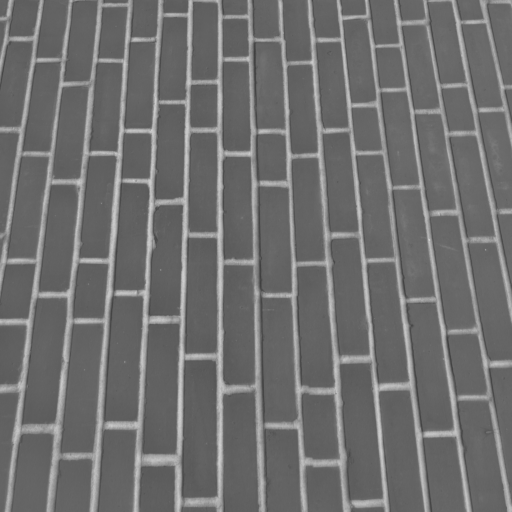
#> input picture skimage.data.brick(), 512 x 512 px
$ python final_visual_corrections.py
#> lines starting #> are read from the running program, lines starting #| are printed output that depends on the picture; after the words box and inside, x2 and y2 are one past the last pixel; in counts of white or black regions, pixels touching at a corner belong together; long printed decimals are rounded
### manuscript/integrated_2026-11-17/code/multithreshold_directors.py
"""Reproducible multi-cutoff Z2->S2->tensor director study; no model fitting.
The positive-semidefinite tensors are summed before diagonalization, never directors.
Segments are dense and their LENGTH encodes eigenvalue gap (anisotropy strength).
Original image copyright-uncertain photos are excluded.
"""
import sys,csv
from pathlib import Path
import numpy as np
import scipy.ndimage as ndi
from PIL import Image
from matplotlib.collections import LineCollection
import matplotlib.pyplot as plt
from skimage import data,transform,filters

HERE=Path(__file__).resolve().parents[1]
sys.path.insert(0,str(HERE/'code'))
from real_image_examples import generate_field,normalize_0_1,img_rotate,axis_mean,angle_delta,roi_center,synthetic_strata,retina_vessel_input
from additional_pilots import synthetic_collagen, synthetic_weave, synthetic_wood, synthetic_leaf, synthetic_buildings

plt.rcParams.update({'font.size':8,'pdf.fonttype':42,'ps.fonttype':42,'savefig.bbox':'tight'})


def resize_gray(a,shape=(320,320)):
    arr=np.asarray(a)
    if arr.ndim==3:
        arr=(arr.astype(float)[...,:3]*np.array([.2989,.587,.114])).sum(axis=-1)
    if arr.max()>1.5: arr=arr/255.0
    return transform.resize(arr,shape,anti_aliasing=True,preserve_range=True).astype('float32').clip(0,1)


def multi_field(img, sigma=8, thresholds=(.15,.325,.5,.675,.85), smooth=.8):
    # Quantile-based multi cutoff: retains tonal domain structure, no Otsu single threshold.
    sm=ndi.gaussian_filter(img,smooth)
    cuts=np.unique(np.quantile(sm,thresholds))
    Mrr=Mcc=Mrc=None
    activations=[]
    for q in cuts:
        mask=sm>q
        frac=mask.mean()
        if frac<.005 or frac>.995: continue
        vr,vc,s=generate_field(mask,nsteps=30)
        # M carries magnitude and orientation; Gaussian convolution of outer products.
        rr=ndi.gaussian_filter(vr*vr,sigma)
        cc=ndi.gaussian_filter(vc*vc,sigma)
        rc=ndi.gaussian_filter(vr*vc,sigma)
        if Mrr is None: Mrr=np.zeros_like(rr);Mcc=np.zeros_like(cc);Mrc=np.zeros_like(rc)
        Mrr+=rr;Mcc+=cc;Mrc+=rc
        activations.append(float(frac))
    if not activations: raise RuntimeError('no useful threshold')
    Mrr/=len(activations);Mcc/=len(activations);Mrc/=len(activations)
    trace=Mrr+Mcc
    gap=np.hypot(Mcc-Mrr,2*Mrc)
    coherence=gap/(trace+1e-12)
    normal=(.5*np.degrees(np.arctan2(-2*Mrc,Mcc-Mrr)))%180
    tang=(normal+90)%180
    return {'tangent':tang,'gap':gap,'trace':trace,'coherence':coherence,'cuts':cuts,'n':len(activations),'Mrr':Mrr,'Mcc':Mcc,'Mrc':Mrc}


# [11 lines left out: function structure_tensor, not called in this run]


def strength_segments(ax,img,res,step=8,gate=.28,max_length=13,color='#ffe54b',scale95=None):
    H,W=img.shape
    yy,xx=np.mgrid[step//2:H:step,step//2:W:step]
    a=res['tangent'][yy,xx]; coherence=res['coherence'][yy,xx]
    amp=res['gap'][yy,xx]
    # Use a global normalization set by the entire field, not each selected point.
    s95=float(np.percentile(res['gap'],95)) if scale95 is None else float(scale95)
    mag=np.clip(amp/max(s95,1e-10),0,1)
    valid=(coherence>=gate)&(mag>=.07)
    L=(1.4+max_length*mag[valid])
    u=np.cos(np.deg2rad(a[valid]));v=-np.sin(np.deg2rad(a[valid]))
    xc=xx[valid];yc=yy[valid]
    seg=np.stack([np.stack([xc-.5*L*u,yc-.5*L*v],axis=-1),np.stack([xc+.5*L*u,yc+.5*L*v],axis=-1)],axis=1)
    ax.imshow(img,cmap='gray',vmin=0,vmax=1)
    ax.add_collection(LineCollection(seg,colors=color,linewidths=.85,alpha=.92))
    ax.axis('off')
    return float(np.mean(valid)),s95


# [104 lines left out: functions equivariance, construct_cases, run, not called in this run]

# [2 lines that do not run on import are left out]

### manuscript/integrated_2026-11-17/code/real_image_examples.py
"""Reproducible, newly evaluated REAL CC0 image PBGIA examples.

Inputs: scikit-image 0.26.0 bundled data: brick, grass, retina.
Each is documented as CC0 in skimage.data function docstrings.
No images supplied by the user or third-party copyright-uncertain photos are used.

Output: manuscript PDF figures and CSV of rotation-equivariance measures.
This is a NEW exploratory pilot, not part of the frozen final PBGIA benchmark.
"""
import csv
from pathlib import Path
import numpy as np
import scipy.ndimage as ndi
from skimage import data, color, filters, transform
from skimage.filters import frangi, threshold_otsu
import matplotlib
matplotlib.use('Agg')
import matplotlib.pyplot as plt

OUT=Path(__file__).resolve().parents[1]
(OUT/'figures').mkdir(exist_ok=True)
(OUT/'data').mkdir(exist_ok=True)
(OUT/'source_images').mkdir(exist_ok=True)
plt.rcParams.update({'font.size':9,'pdf.fonttype':42,'ps.fonttype':42,'savefig.bbox':'tight'})


def normalize_0_1(a):
    a=np.asarray(a,dtype=np.float32)
    return np.clip(a/255.0,0,1)


# [4 lines left out: function rasterize, not called in this run]


def generate_field(mask,nsteps=30,J=1.0,D=1.0,h=2.0,w_init=2.3):
    """2D PBGIA central-gradient synchronized normalized alignment.
       Grid: axis 0 is image row, axis 1 image column; periodic dynamics.
    """
    b=np.asarray(mask,bool)
    f=np.where(b,1.0,-1.0).astype(np.float32)
    xi=ndi.distance_transform_edt(b)-ndi.distance_transform_edt(~b)
    s=np.tanh(xi/w_init).astype(np.float32)
    dr=(np.roll(s,-1,0)-np.roll(s,1,0))*0.5
    dc=(np.roll(s,-1,1)-np.roll(s,1,1))*0.5
    norm=np.sqrt(dr*dr+dc*dc)
    scale=np.sqrt(np.maximum(0,1-s*s))/np.maximum(norm,1e-12)
    vr=dr*scale; vc=dc*scale
    for t in range(nsteps):
        Hr=J*(np.roll(vr,-1,0)+np.roll(vr,1,0)+np.roll(vr,-1,1)+np.roll(vr,1,1))
        Hc=J*(np.roll(vc,-1,0)+np.roll(vc,1,0)+np.roll(vc,-1,1)+np.roll(vc,1,1))
        Hs=J*(np.roll(s,-1,0)+np.roll(s,1,0)+np.roll(s,-1,1)+np.roll(s,1,1))+h*f
        Hr+=D*(np.roll(s,-1,0)-np.roll(s,1,0))*0.5
        Hc+=D*(np.roll(s,-1,1)-np.roll(s,1,1))*0.5
        H=np.sqrt(Hr*Hr+Hc*Hc+Hs*Hs)
        valid=H>1e-12
        vr=np.where(valid,Hr/np.maximum(H,1e-12),vr)
        vc=np.where(valid,Hc/np.maximum(H,1e-12),vc)
        s=np.where(valid,Hs/np.maximum(H,1e-12),s)
    return vr,vc,s


# [18 lines left out: functions tensor_from_vector, image_st, not called in this run]


def angle_delta(a,b):
    return (a-b+90.)%180.-90.


def axis_mean(theta,weights,roi=None):
    # axial circular mean in 0-180 deg
    w=np.asarray(weights,dtype=np.float64)
    if roi is not None: w=w*np.asarray(roi)
    x=np.sum(w*np.cos(2*np.deg2rad(theta)))
    y=np.sum(w*np.sin(2*np.deg2rad(theta)))
    angle=(0.5*np.degrees(np.arctan2(y,x)))%180
    order=np.hypot(x,y)/max(np.sum(w),1e-15)
    return float(angle),float(order)


def img_rotate(img,theta):
    return ndi.rotate(img,float(theta),reshape=False,order=1,mode='reflect',prefilter=False)


def roi_center(shape,fraction=.65):
    R,C=shape; cy,cx=np.ogrid[:R,:C]
    return ((cy-R/2)/(R*fraction/2))**2+((cx-C/2)/(C*fraction/2))**2 < 1


# [21 lines left out: functions process_real, field_overlay, not called in this run]


def crop_mid(a,frac=.78):
    H,W=a.shape[:2]; h=int(H*frac); w=int(W*frac)
    return a[(H-h)//2:(H+h)//2,(W-w)//2:(W+w)//2]


# [143 lines left out: functions retina_vessel_input, synthetic_strata, make_figures, not called in this run]

# [1 lines that do not run on import are left out]

### manuscript/integrated_2026-11-17/code/final_visual_corrections.py
"""Correct Fig1 wall normal width; crop to common valid ROI in brick deskew."""
from pathlib import Path
import sys
import numpy as np, scipy.ndimage as ndi
import matplotlib
matplotlib.use('Agg')
import matplotlib.pyplot as plt
from matplotlib.collections import LineCollection
from skimage import data
OUT=Path(__file__).resolve().parents[1];sys.path.insert(0,str(OUT/'code'))
from multithreshold_directors import multi_field, strength_segments, resize_gray
from real_image_examples import img_rotate,axis_mean,angle_delta,roi_center
plt.rcParams.update({'font.size':9,'pdf.fonttype':42,'savefig.bbox':'tight'})
# Fig 1 is an illustration of exact circular offset, not simulated 2D
n=260;R=60;yy,xx=np.mgrid[:n,:n];x=xx-(n-1)/2;y=yy-(n-1)/2
u=R-np.hypot(x,y);f=np.where(u>=0,1.,-1.)
s=np.tanh(u/3)
spin=np.stack([np.cos(np.arctan2(y,x))*np.sqrt(np.maximum(0,1-s*s)),
               np.sin(np.arctan2(y,x))*np.sqrt(np.maximum(0,1-s*s)),s],axis=-1)
gy,gx=np.gradient(s);density=np.hypot(gx,gy)
fig,axs=plt.subplots(1,4,figsize=(13.1,3.4),layout='constrained')
axs[0].imshow(f,cmap='gray',vmin=-1,vmax=1);axs[0].set_title('(a) Binary $Z_2$ field')
axs[1].imshow(s,cmap='coolwarm',vmin=-1,vmax=1);axs[1].set_title('(b) Smooth unit-spin wall')
axs[2].imshow(density,cmap='magma');axs[2].set_title('(c) Boundary-localized gradient')
axs[3].contour(x,y,u,levels=[-4,0,4],colors=['#d18a4d','#262f3a','#3d91b0'],linewidths=[2,2.2,2]);axs[3].set_aspect('equal')
axs[3].set_xlim(-84,84);axs[3].set_ylim(-84,84)
axs[3].annotate('',xy=(R+4,0),xytext=(R-4,0),arrowprops={'arrowstyle':'<->','linewidth':1.4,'color':'black'})
axs[3].text(-75,72,'$u=\pm4$ offsets',fontsize=9);axs[3].set_title('(d) Constant normal-offset wall')
for ax in axs:ax.axis('off')
fig.savefig(OUT/'figures'/'Fig01_conceptual_pipeline.pdf');fig.savefig(OUT/'figures'/'Fig01_conceptual_pipeline.png',dpi=160);plt.close(fig)

# Fig6: original + rotated + directors + corrected, all cropped to same valid core
im=resize_gray(data.brick());p0=multi_field(im)
#> in resize_gray, arr is the input picture: shape (512, 512); min 63, max 207, mean 111.5
#> after `p0 = multi_field(im)`: p0 = 9 items
tilt=10;rot=img_rotate(im,tilt);p=multi_field(rot)
#> after `rot = img_rotate(im, tilt)`:
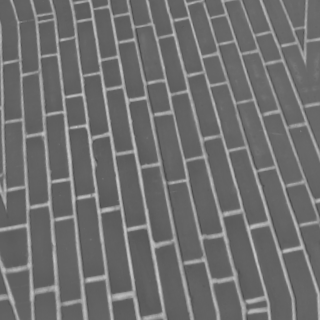
#> rot: shape (320, 320) float32; min 0.281, max 0.794, mean 0.438
#> after `p = multi_field(rot)`: p = 9 items
a0,_=axis_mean(p0['tangent'],p0['gap'],roi_center(im.shape,.67))
#> in axis_mean, `x=np.sum(w*np.cos(2*np.deg2rad(theta)))`: x = -1291.9
#> in axis_mean, `x=np.sum(w*np.cos(2*np.deg2rad(theta)))`:
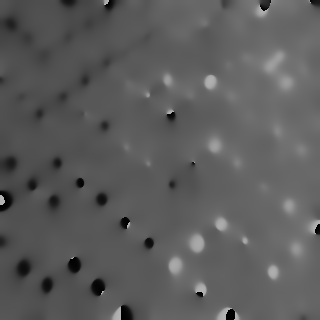
#> theta: shape (320, 320) float32; min 0.0107, max 180, mean 92.1
#> in axis_mean, `y=np.sum(w*np.sin(2*np.deg2rad(theta)))`: y = -70.93
#> in axis_mean, `angle=(0.5*np.degrees(np.arctan2(y,x)))%180`: angle = 91.57
#> in axis_mean, `order=np.hypot(x,y)/max(np.sum(w),1e-15)`: order = 0.954
#> a0 = 91.57
a1,_=axis_mean(p['tangent'],p['gap'],roi_center(im.shape,.67))
#> in axis_mean (call 2), `if roi is not None: w=w*np.asarray(roi)`:
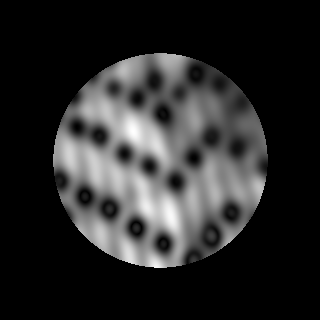
#> w: shape (320, 320) float64; min 0, max 0.0894, mean 0.0145; drawn with min black and max white
#> in axis_mean (call 2), `x=np.sum(w*np.cos(2*np.deg2rad(theta)))`: x = -1260.7
#> in axis_mean (call 2), `x=np.sum(w*np.cos(2*np.deg2rad(theta)))`:
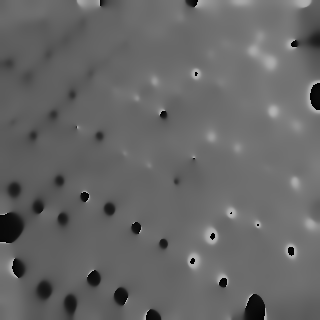
#> theta: shape (320, 320) float32; min 0.00525, max 180, mean 102.8
#> in axis_mean (call 2), `y=np.sum(w*np.sin(2*np.deg2rad(theta)))`: y = -693
#> in axis_mean (call 2), `angle=(0.5*np.degrees(np.arctan2(y,x)))%180`: angle = 104.4
#> in axis_mean (call 2), `order=np.hypot(x,y)/max(np.sum(w),1e-15)`: order = 0.967
#> a1 = 104.4
inferred=float(angle_delta(a1,a0));corrected=img_rotate(rot,-inferred)
#> after `inferred = float(angle_delta(a1, a0))`: inferred = 12.83
valid1=ndi.rotate(np.ones_like(im,dtype=np.float32),tilt,reshape=False,order=0,mode='constant',cval=0)>0.5
valid2=ndi.rotate(valid1.astype(np.float32),-inferred,reshape=False,order=0,mode='constant',cval=0)>0.5
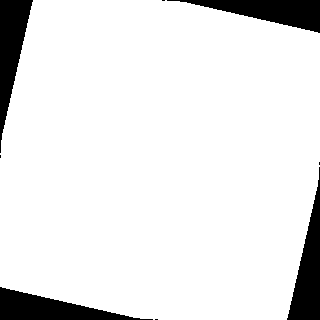
#> valid2: shape (320, 320) bool; 90.7% white; 8 black regions (4 under 20 px), largest, box (x1, y1, x2, y2) and area: (0, 0, 33, 153) 2383, (167, 0, 320, 33) 2383, (287, 167, 320, 320) 2383, (0, 287, 153, 320) 2383
# common valid square, plus 4px margin
valid=valid1&valid2
#> valid: shape (320, 320) bool; 85.9% white; 8 black regions (4 under 20 px), largest, box (x1, y1, x2, y2) and area: (0, 0, 146, 153) 3619, (167, 0, 320, 146) 3619, (174, 167, 320, 320) 3619, (0, 174, 153, 320) 3619
center=np.array(valid.shape)//2
#> center = [160, 160]
r=0
for k in range(20,145):
    y0,y1=center[0]-k,center[0]+k; x0,x1=center[1]-k,center[1]+k
    if valid[y0:y1,x0:x1].all(): r=k
    else:break
r=max(40,r-4)
y0,y1=center[0]-r,center[0]+r;x0,x1=center[1]-r,center[1]+r
#> after `y0, y1 = (center[0] - r, center[0] + r)`: y0 = 31; y1 = 289
#> after `x0, x1 = (center[1] - r, center[1] + r)`: x0 = 31; x1 = 289
crop=lambda a:a[y0:y1,x0:x1]
fig,axes=plt.subplots(1,4,figsize=(12.3,3.35),layout='constrained')
axes[0].imshow(crop(im),cmap='gray',vmin=0,vmax=1);axes[0].set_title('(a) CC0 brick texture')
axes[1].imshow(crop(rot),cmap='gray',vmin=0,vmax=1);axes[1].set_title('(b) imposed $+10^\circ$')
sub={key:crop(val) if isinstance(val,np.ndarray) and val.shape==im.shape else val for key,val in p.items()}
#> sub = 9 items
strength_segments(axes[2],crop(rot),sub,step=6,max_length=9,gate=.25);axes[2].set_title('(c) Gap-scaled directors')
#> in strength_segments, `amp=res['gap'][yy,xx]`:
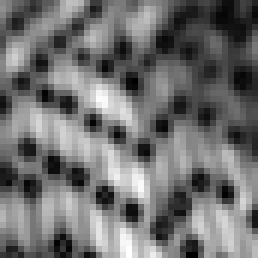
#> amp: shape (43, 43) float32 (shown 6 times larger); min 0.00131, max 0.088, mean 0.0396; drawn with min black and max white
#> in strength_segments, `s95=float(np.percentile(res['gap'],95)) if scale95 is None else float(..`: s95 = 0.0699
#> in strength_segments, `valid=(coherence>=gate)&(mag>=.07)`: valid: shape (43, 43) bool; 78.2% white; black in thin lines or dots
#> in strength_segments, `L=(1.4+max_length*mag[valid])`: L = 1445 values, max 10.4 at index 274, min 3.15 at index 32, mean 7.34
#> in strength_segments, `u = np.cos(np.deg2rad(a[valid]))`: u = 1445 values, max 0.122 at index 886, min -0.576 at index 64, mean -0.25
#> in strength_segments, `v = -np.sin(np.deg2rad(a[valid]))`: v = 1445 values, max -0.817 at index 64, min -1 at index 248, mean -0.96
#> in strength_segments, `xc = xx[valid]`: xc = 1445 values, max 255 at index 148, min 3 at index 0, mean 128.6
#> in strength_segments, `yc = yy[valid]`: yc = 1445 values from 3 to 255
axes[3].imshow(crop(corrected),cmap='gray',vmin=0,vmax=1);axes[3].set_title(f'(d) corrected ${-inferred:+.2f}^\circ$')
for ax in axes:ax.axis('off')
fig.savefig(OUT/'figures'/'Fig09_multithreshold_deskew.pdf');fig.savefig(OUT/'figures'/'Fig09_multithreshold_deskew.png',dpi=160);plt.close(fig)
#> after `fig.savefig(OUT / 'figures' / 'Fig09_multithreshold_deskew.pdf')`:
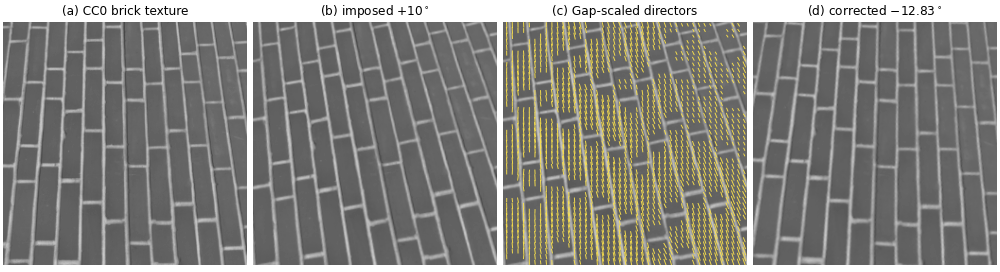
#> figure drawn by matplotlib, 4 panels
(OUT/'data'/'brick_valid_crop.csv').write_text('inserted_rotation_deg,inferred_relative_rotation_deg,crop_side_px\n'+f'{tilt},{inferred},{2*r}\n')
print('FIG6 valid crop',2*r,'shift',inferred,flush=True)
#| FIG6 valid crop 258 shift 12.828
